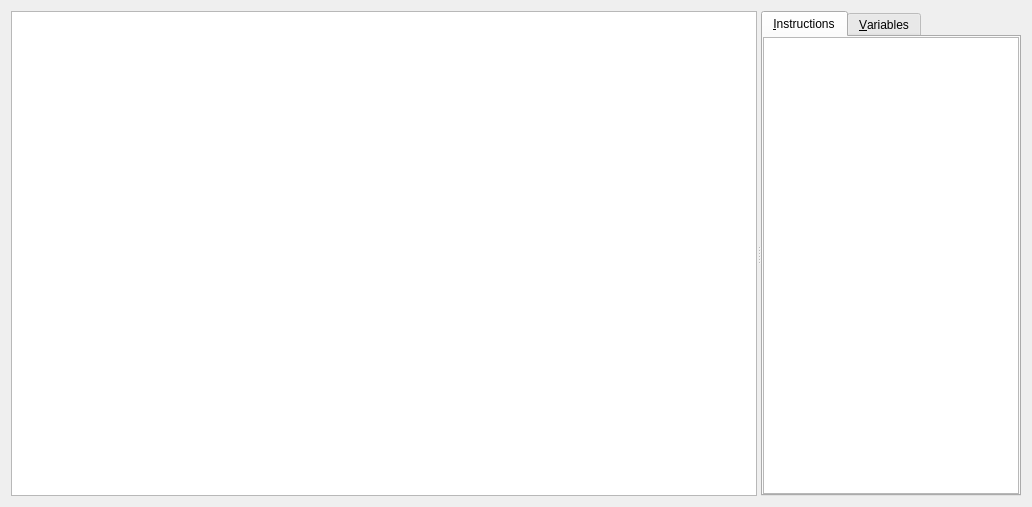
<?xml version="1.0" encoding="UTF-8"?>
<ui version="4.0">
 <class>Form</class>
 <widget class="sf::PropertyPage" name="Form">
  <property name="geometry">
   <rect>
    <x>0</x>
    <y>0</y>
    <width>1032</width>
    <height>507</height>
   </rect>
  </property>
  <property name="windowTitle">
   <string>Form</string>
  </property>
  <layout class="QVBoxLayout" name="verticalLayout">
   <item>
    <widget class="QSplitter" name="splitterHorizontal">
     <property name="sizePolicy">
      <sizepolicy hsizetype="Expanding" vsizetype="Preferred">
       <horstretch>0</horstretch>
       <verstretch>1</verstretch>
      </sizepolicy>
     </property>
     <property name="orientation">
      <enum>Qt::Horizontal</enum>
     </property>
     <property name="childrenCollapsible">
      <bool>false</bool>
     </property>
     <widget class="sf::Editor" name="pteSource">
      <property name="sizePolicy">
       <sizepolicy hsizetype="Expanding" vsizetype="Expanding">
        <horstretch>2</horstretch>
        <verstretch>0</verstretch>
       </sizepolicy>
      </property>
      <property name="minimumSize">
       <size>
        <width>350</width>
        <height>0</height>
       </size>
      </property>
     </widget>
     <widget class="QTabWidget" name="tabWidget">
      <property name="minimumSize">
       <size>
        <width>250</width>
        <height>0</height>
       </size>
      </property>
      <property name="currentIndex">
       <number>0</number>
      </property>
      <widget class="QWidget" name="tabInstructions">
       <attribute name="title">
        <string>&amp;Instructions</string>
       </attribute>
       <layout class="QVBoxLayout" name="verticalLayout_3">
        <property name="leftMargin">
         <number>0</number>
        </property>
        <property name="topMargin">
         <number>0</number>
        </property>
        <property name="rightMargin">
         <number>0</number>
        </property>
        <property name="bottomMargin">
         <number>0</number>
        </property>
        <item>
         <widget class="QTreeView" name="tvInstructions">
          <property name="sizePolicy">
           <sizepolicy hsizetype="Expanding" vsizetype="Expanding">
            <horstretch>1</horstretch>
            <verstretch>0</verstretch>
           </sizepolicy>
          </property>
          <property name="sizeAdjustPolicy">
           <enum>QAbstractScrollArea::AdjustToContentsOnFirstShow</enum>
          </property>
          <property name="editTriggers">
           <set>QAbstractItemView::NoEditTriggers</set>
          </property>
          <property name="showDropIndicator" stdset="0">
           <bool>false</bool>
          </property>
          <property name="defaultDropAction">
           <enum>Qt::IgnoreAction</enum>
          </property>
          <property name="alternatingRowColors">
           <bool>true</bool>
          </property>
          <property name="rootIsDecorated">
           <bool>false</bool>
          </property>
          <property name="itemsExpandable">
           <bool>false</bool>
          </property>
          <property name="expandsOnDoubleClick">
           <bool>false</bool>
          </property>
          <attribute name="headerMinimumSectionSize">
           <number>20</number>
          </attribute>
         </widget>
        </item>
       </layout>
      </widget>
      <widget class="QWidget" name="tabVariables">
       <attribute name="title">
        <string>&amp;Variables</string>
       </attribute>
       <layout class="QVBoxLayout" name="verticalLayout_2">
        <property name="leftMargin">
         <number>0</number>
        </property>
        <property name="topMargin">
         <number>0</number>
        </property>
        <property name="rightMargin">
         <number>0</number>
        </property>
        <property name="bottomMargin">
         <number>0</number>
        </property>
        <item>
         <widget class="QTreeView" name="tvVariables">
          <property name="alternatingRowColors">
           <bool>true</bool>
          </property>
          <property name="selectionMode">
           <enum>QAbstractItemView::SingleSelection</enum>
          </property>
          <property name="selectionBehavior">
           <enum>QAbstractItemView::SelectItems</enum>
          </property>
         </widget>
        </item>
       </layout>
      </widget>
     </widget>
    </widget>
   </item>
  </layout>
 </widget>
 <customwidgets>
  <customwidget>
   <class>sf::Editor</class>
   <extends>QPlainTextEdit</extends>
   <header>misc/qt/Editor.h</header>
   <container>1</container>
  </customwidget>
  <customwidget>
   <class>sf::PropertyPage</class>
   <extends>QWidget</extends>
   <header>misc/qt/PropertyPage.h</header>
   <container>1</container>
  </customwidget>
 </customwidgets>
 <resources/>
 <connections/>
</ui>
